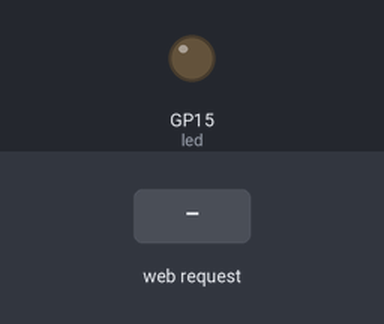
This program was run on a simulated Raspberry Pi Pico running MicroPython. Shown: output pins drawn as LEDs (lit = HIGH). The inputs (shaded band) are chosen by the test bench. WiFi joins after 1.5 s; what the program prints to the serial console is not drawn.

Above: at 3.2 s.
3.3 s: HTTP request GET /light/on received
At 3.6 s:
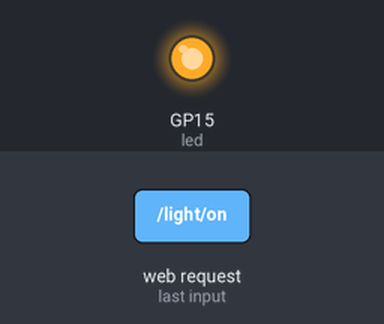
4.8 s: HTTP request GET /light/off received
At 5.9 s:
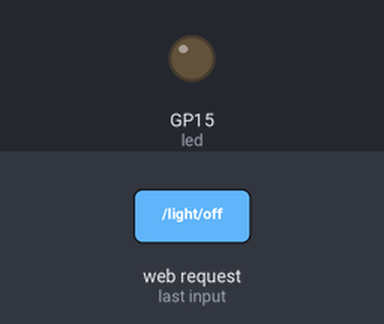
Timing chart, 0 to 7.8 s (numbered marks = the images above; inputs shaded):
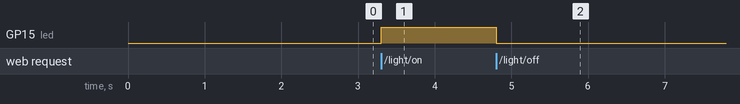

The program:

webserver.py
```python
'''
相较原代码改进：
1、在等待网络连接时，直接检查wlan.status()是否等于3（已连接状态）；
2、在处理请求时，使用in关键字来检查请求中是否包含特定字符串，而不是使用find方法；
3、合并了LED状态的判断逻辑，减少了重复代码；
4、增加了对一般异常的处理，以便在发生未预见的错误时也能关闭连接并打印错误信息。
'''
import network
import socket
import time

from machine import Pin

# 初始化LED引脚
led = Pin(15, Pin.OUT)

# 设置网络名称和密码
ssid = '你的网络名称'
password = '你的网络密码'

# 初始化并激活WLAN接口
wlan = network.WLAN(network.STA_IF)
wlan.active(True)
wlan.connect(ssid, password)

# HTML模板
html = """<!DOCTYPE html>
<html>
    <head> <title>Pico W</title> </head>
    <body> <h1>Pico W</h1>
        <p>%s</p>
    </body>
</html>
"""

# 等待连接到网络
max_wait = 10
while max_wait > 0:
    if wlan.status() == 3:  # 直接检查是否已连接
        break
    max_wait -= 1
    print('正在等待连接……')
    time.sleep(1)

if wlan.status() != 3:
    raise RuntimeError('网络连接失败')
else:
    print('已连接')
    status = wlan.ifconfig()
    print('ip = ' + status[0])

# 获取套接字地址信息
addr = socket.getaddrinfo('0.0.0.0', 80)[0][-1]

# 创建并配置套接字
s = socket.socket()
s.bind(addr)
s.listen(1)

print('正在监听', addr)

# 监听客户端连接
while True:
    try:
        cl, addr = s.accept()
        print('客户端已连接', addr)
        request = cl.recv(1024).decode('utf-8')  # 直接解码为字符串
        print(request)

        led_on = '/light/on' in request
        led_off = '/light/off' in request

        if led_on:
            print("LED开启")
            led.value(1)
            stateis = "LED is ON"
        elif led_off:
            print("LED关闭")
            led.value(0)
            stateis = "LED is OFF"
        else:
            stateis = "未知请求"

        response = html % stateis

        cl.send('HTTP/1.0 200 OK\r\nContent-type: text/html\r\n\r\n')
        cl.send(response)
        cl.close()

    except OSError as e:
        cl.close()
        print('连接关闭')
    except Exception as e:
        print(f'发生错误: {e}')
        cl.close()
        print('连接关闭')
```

Measured:
- after the input at 3.3 s, GP15 (led): LOW → HIGH at once
- after the input at 4.8 s, GP15 (led): HIGH → LOW at once
